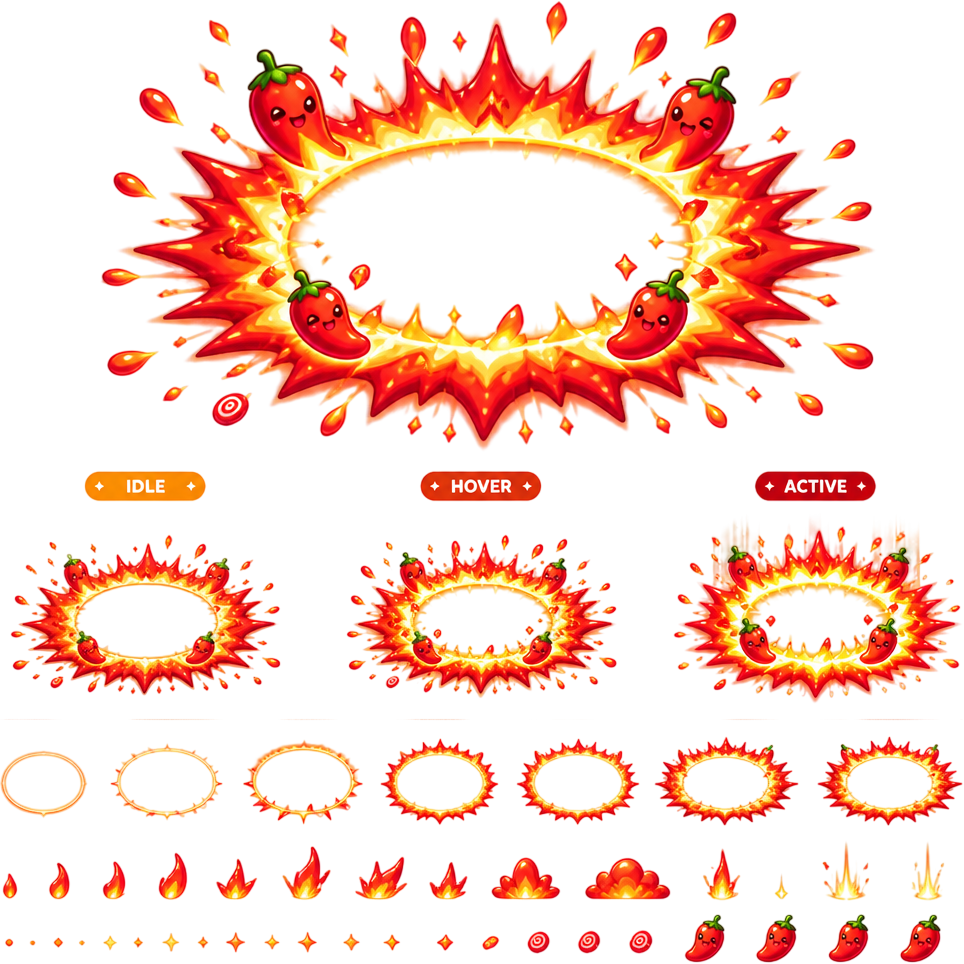
#> input picture assets/raw/vfx_chili_nova_sheet.png, 964 x 964 px, found by its file name
$ python slice_vfx_assets.py
#> lines starting #> are read from the running program, lines starting #| are printed output that depends on the picture
from PIL import Image
import os

def crop_exact(img_path, box, target_size=(512, 512)):
#> called with img_path = 'assets/vfx/vfx_chili_nova_sheet.png', box = (0.05, 0, 0.95, 0.48), target_size = (512, 512)
    img = Image.open(img_path).convert('RGBA')
#> img is the input picture: PIL image 964x964 RGBA; mean R, G, B, A 235.1, 99.6, 49.4, 67.1
    w, h = img.size
#> w = 964; h = 964
    crop_area = (int(w * box[0]), int(h * box[1]), int(w * box[2]), int(h * box[3]))
#> crop_area = (48, 0, 915, 462)
    cropped = img.crop(crop_area)
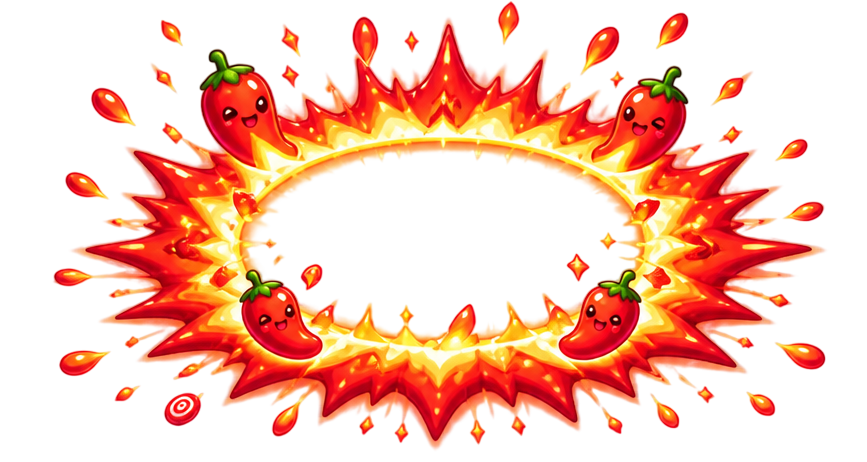
#> cropped: PIL image 867x462 RGBA; mean R, G, B, A 232.7, 98, 50.2, 89.8; transparent parts drawn white

    bbox = cropped.getbbox()
#> bbox = (52, 1, 829, 452)
    if bbox:
        cropped = cropped.crop(bbox)
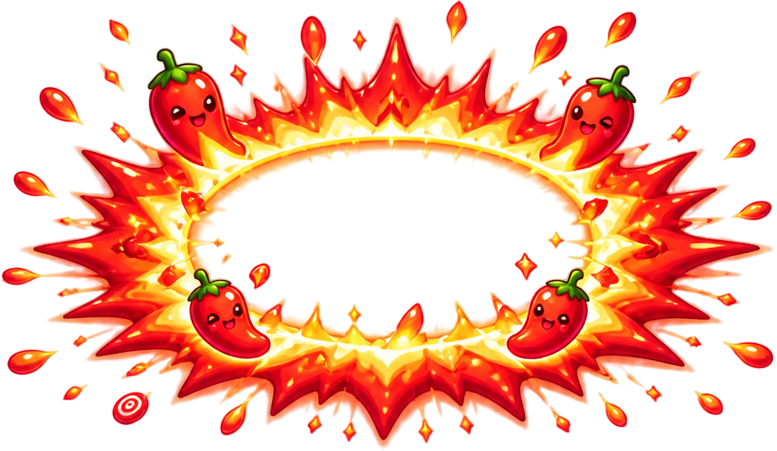
#> cropped: PIL image 777x451 RGBA; mean R, G, B, A 233.7, 102.2, 51.7, 102.6; transparent parts drawn white

    max_dim = max(cropped.size)
#> max_dim = 777
    scale = (target_size[0] - 20) / max_dim
#> scale = 0.633
    new_w = int(cropped.size[0] * scale)
#> new_w = 491
    new_h = int(cropped.size[1] * scale)
#> new_h = 285

    resized = cropped.resize((new_w, new_h), Image.Resampling.LANCZOS)
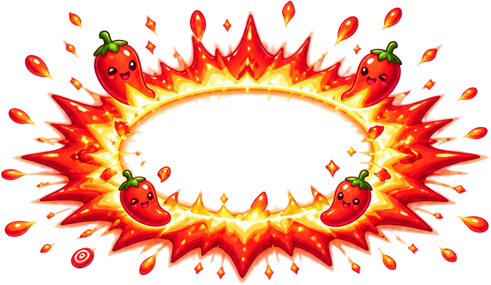
#> resized: PIL image 491x285 RGBA; mean R, G, B, A 113.9, 47.5, 24.2, 102.6; transparent parts drawn white
    canvas = Image.new('RGBA', target_size, (0, 0, 0, 0))
#> canvas: PIL image 512x512 RGBA; every value is 0
    offset_x = (target_size[0] - new_w) // 2
#> offset_x = 10
    offset_y = (target_size[1] - new_h) // 2
#> offset_y = 113
    canvas.paste(resized, (offset_x, offset_y), resized)
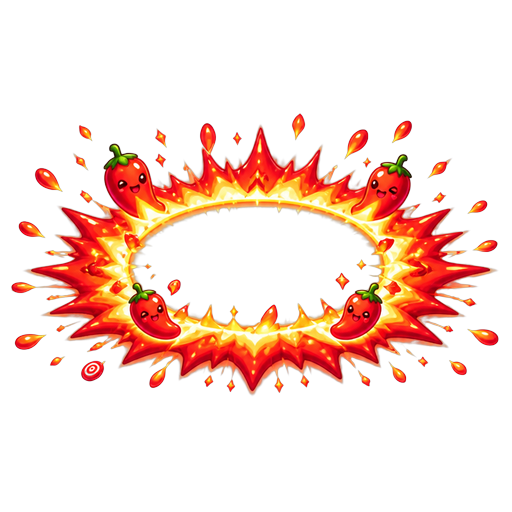
#> canvas: PIL image 512x512 RGBA; mean R, G, B, A 50.5, 21.2, 11, 52.8; transparent parts drawn white
    return canvas

def main():
    crops = {
        'vfx_chili_nova': ('assets/vfx/vfx_chili_nova_sheet.png', (0.05, 0.0, 0.95, 0.48)),
        'vfx_frost_pulse': ('assets/vfx/vfx_frost_pulse_sheet.png', (0.62, 0.01, 0.99, 0.44)),
        'vfx_ult_sugarbomb': ('assets/vfx/vfx_ult_sugarbomb_sheet.png', (0.15, 0.0, 0.85, 0.42)),
        'vfx_ult_cocoavortex': ('assets/vfx/vfx_ult_cocoavortex_sheet.png', (0.0, 0.0, 0.65, 0.58)),
        'vfx_telegraph_hazard': ('assets/vfx/vfx_telegraph_hazard_sheet.png', (0.10, 0.01, 0.90, 0.45)),
        'vfx_proj_donut': ('assets/vfx/vfx_proj_donut_sheet.png', (0.20, 0.0, 0.80, 0.53)),
    }

    for name, (sheet, box) in crops.items():
        if os.path.exists(sheet):
            out_img = crop_exact(sheet, box)
            out_path = f'assets/vfx/{name}.png'
            out_img.save(out_path)
            print(f'Processed {out_path} -> 512x512')
#> pass 2 of the loop in main, `for name, (sheet, box) in crops.items():`:
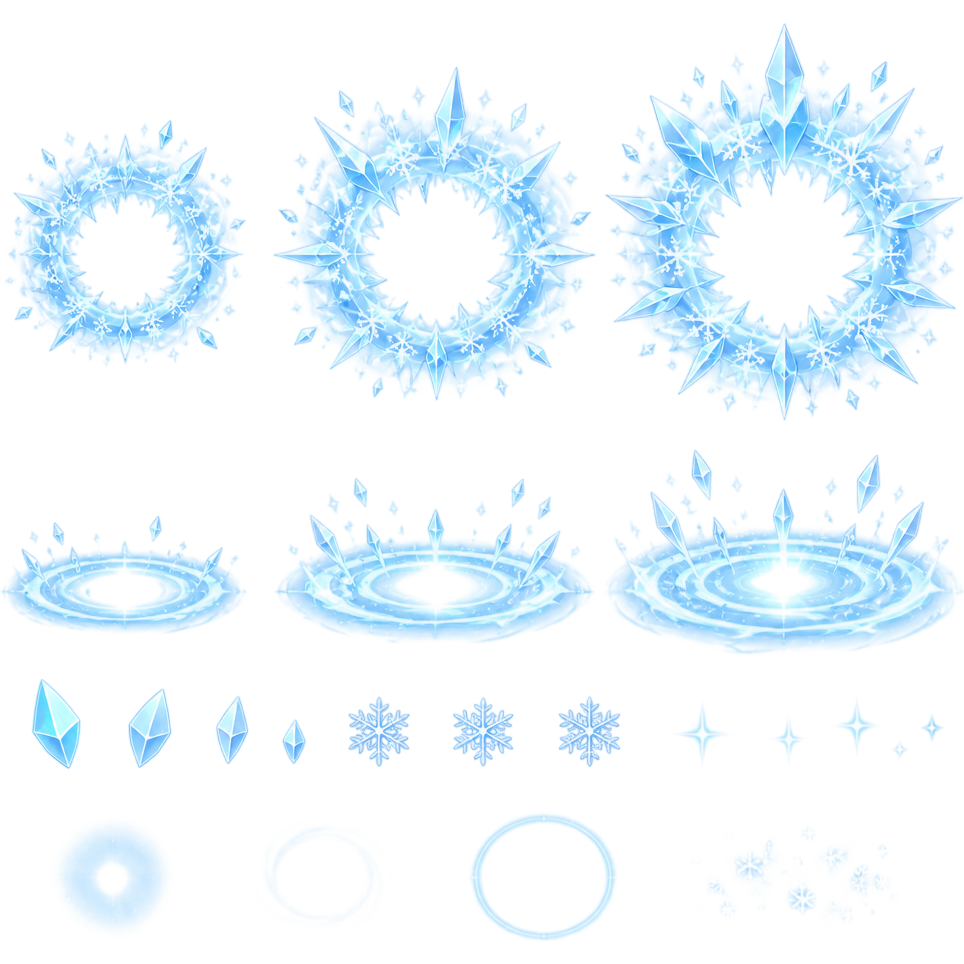
#> input picture assets/assets/vfx/vfx_frost_pulse_sheet.png, 964 x 964 px, found by its file name
#> in crop_exact, img is the input picture: PIL image 964x964 RGBA; mean R, G, B, A 158.2, 208.1, 238.7, 49.8
#> in crop_exact (call 2), `cropped = img.crop(crop_area)`:
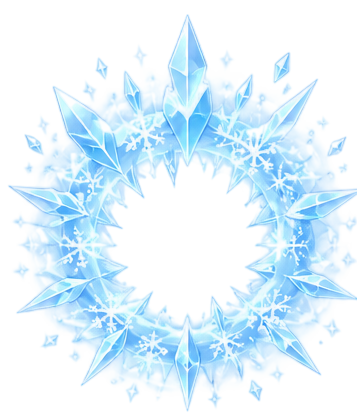
#> cropped: PIL image 357x415 RGBA; mean R, G, B, A 168.5, 215.2, 242.5, 88.9; transparent parts drawn white
#> bbox = (7, 14, 357, 413)
#> resized: PIL image 431x492 RGBA
#> in crop_exact (call 2), `canvas.paste(resized, (offset_x, offset_y), resized)`:
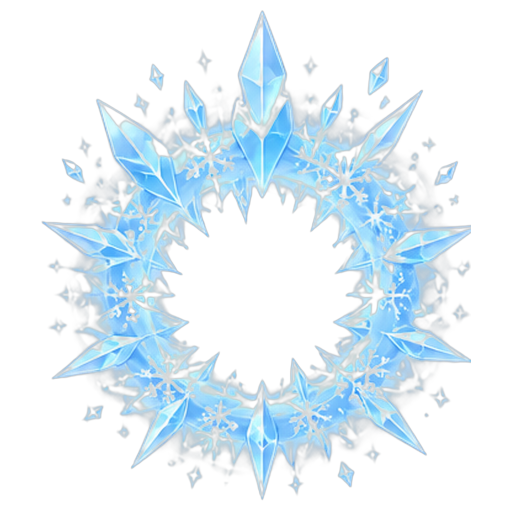
#> canvas: PIL image 512x512 RGBA; mean R, G, B, A 50.1, 65.8, 74.9, 66.1; transparent parts drawn white
#> pass 3 of the loop in main, `for name, (sheet, box) in crops.items():`:
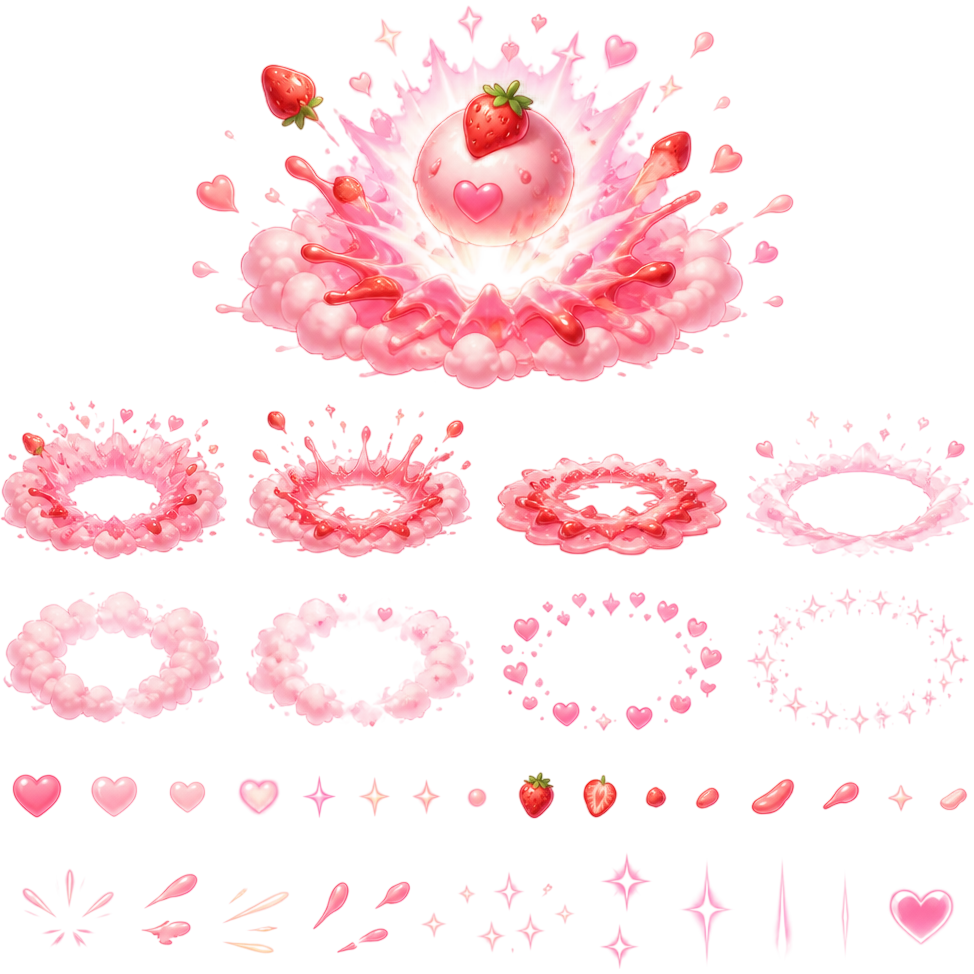
#> input picture assets/raw/vfx_ult_sugarbomb_sheet.png, 974 x 974 px, found by its file name
#> in crop_exact, img is the input picture: PIL image 974x974 RGBA; mean R, G, B, A 246.5, 157.5, 170, 55.9
#> in crop_exact (call 3), `cropped = img.crop(crop_area)`:
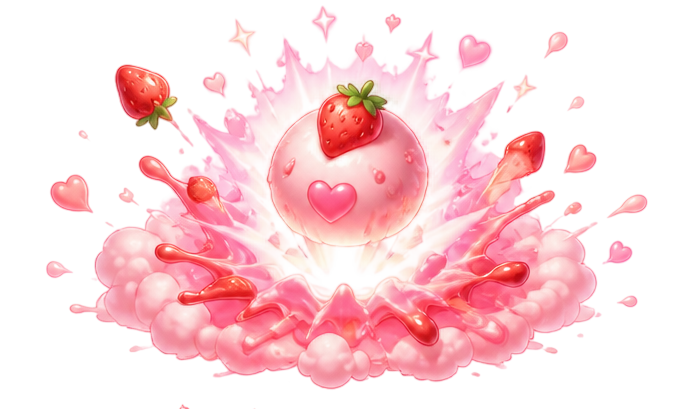
#> cropped: PIL image 681x409 RGBA; mean R, G, B, A 244.8, 157.4, 165.3, 97.5; transparent parts drawn white
#> bbox = (45, 5, 648, 409)
#> resized: PIL image 491x329 RGBA
#> in crop_exact (call 3), `canvas.paste(resized, (offset_x, offset_y), resized)`:
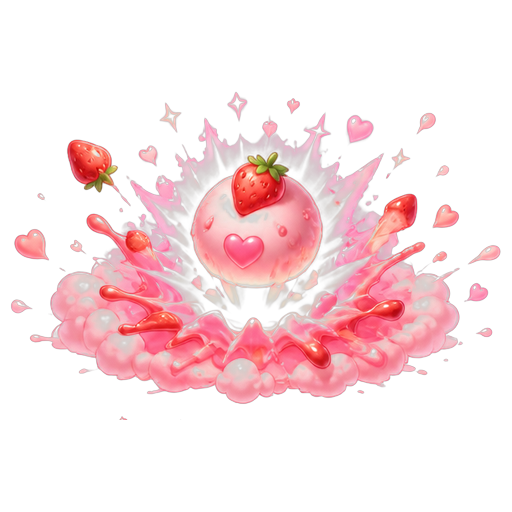
#> canvas: PIL image 512x512 RGBA; mean R, G, B, A 66.5, 41.3, 44, 63.3; transparent parts drawn white
#> the loop made 6 passes; the first 3 are shown

if __name__ == '__main__':
    main()
